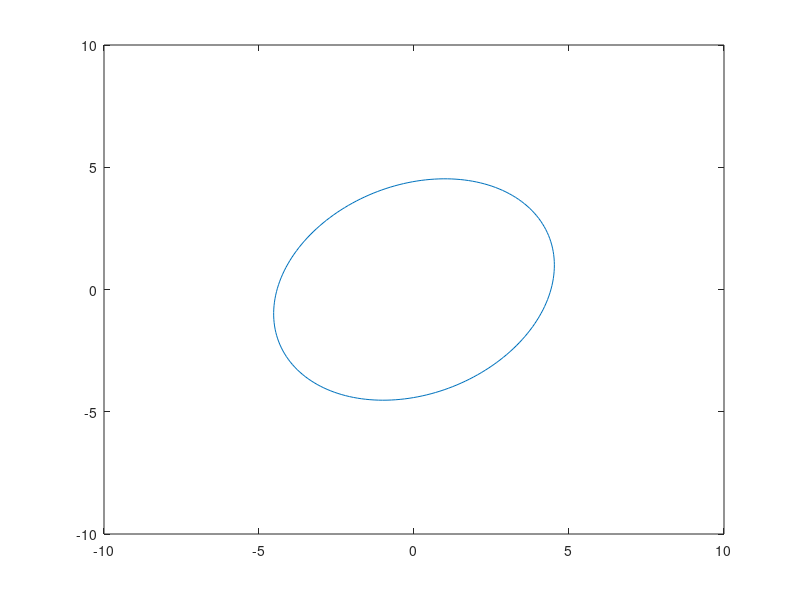

Here is the MATLAB script that generated this plot:

close all
xc = 0;
yc = 0;
theta = 1*pi/4+pi/2;
r1 = 4;
r2 = 5;
% compute points corresponding to axis-oriented ellipse
t = linspace(0, 2*pi, 200);
xt = r1 * cos(t) + xc;
yt = r2 * sin(t) + yc;
% aply rotation by angle theta
cot = cos(theta); sit = sin(theta);
x = xt * cot - yt * sit;
y = xt * sit + yt * cot;
% draw the curbe
plot(x, y, '-');
xlim([-10 10])
ylim([-10 10])